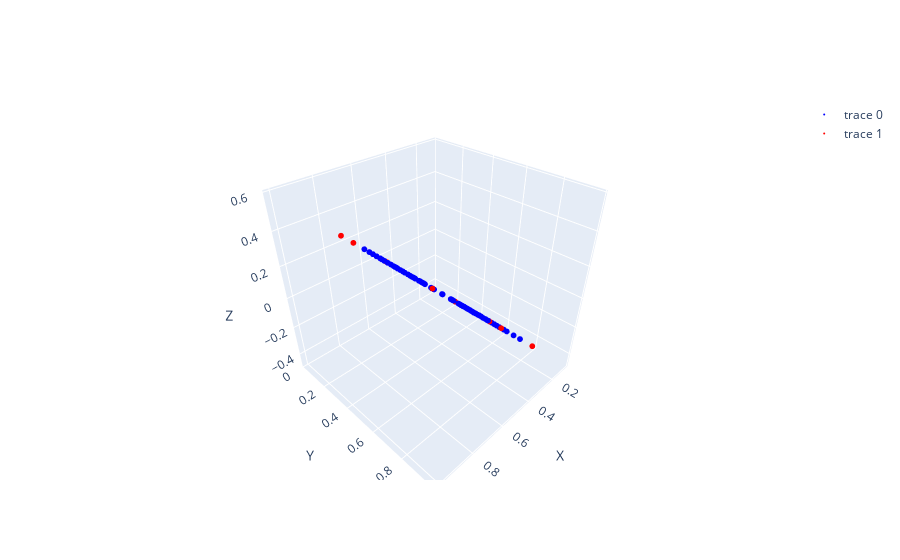

Notebook cell for this chart:
### Code cell
visualize_csv_output(csv_dir + shape_csv, surface=False, boundary_path=csv_dir + boundary_csv)
